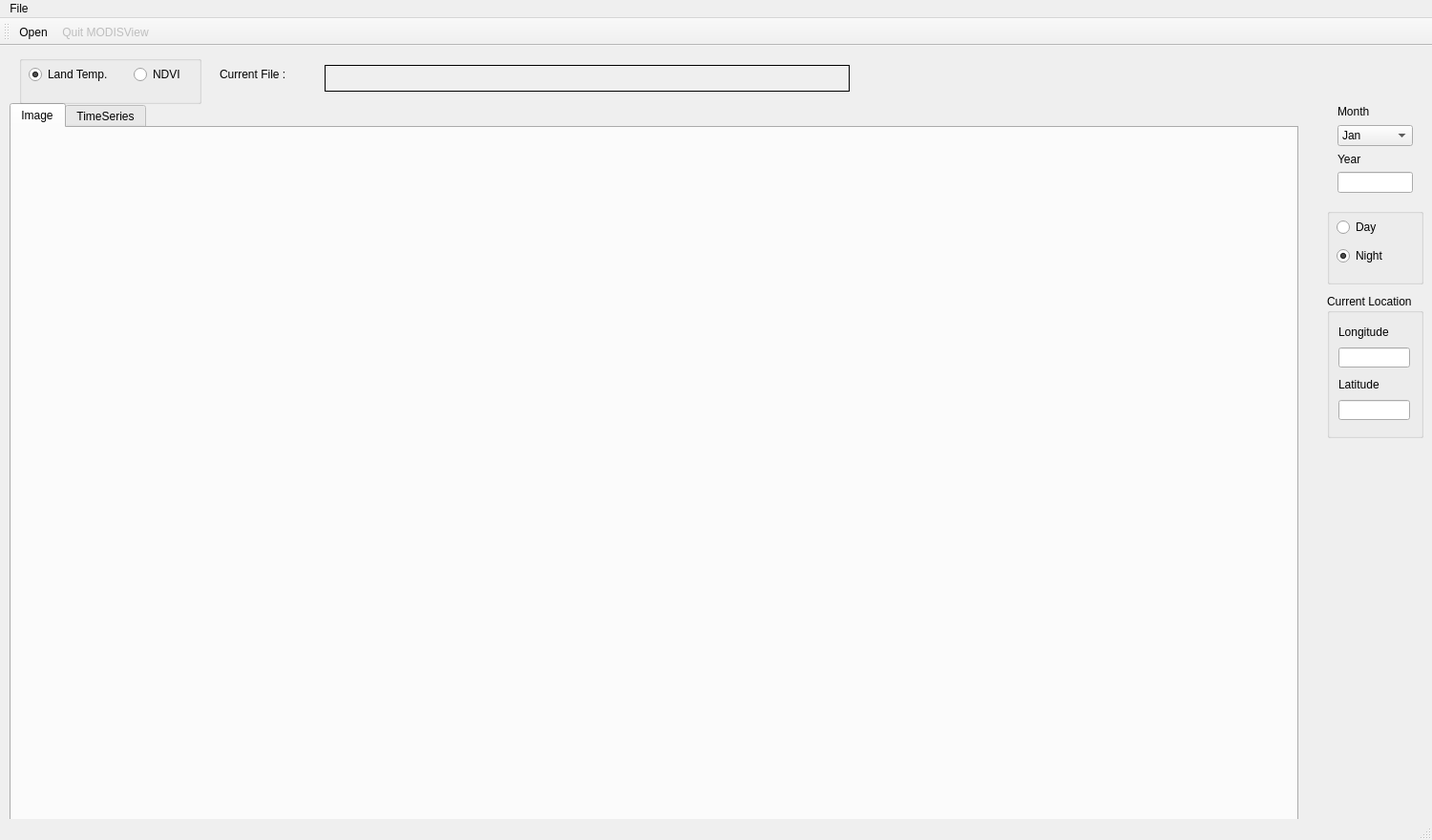
<?xml version="1.0" encoding="UTF-8"?>
<ui version="4.0">
 <class>MainWindow</class>
 <widget class="QMainWindow" name="MainWindow">
  <property name="geometry">
   <rect>
    <x>0</x>
    <y>0</y>
    <width>1500</width>
    <height>880</height>
   </rect>
  </property>
  <property name="windowTitle">
   <string>MODISView</string>
  </property>
  <widget class="QWidget" name="centralWidget">
   <widget class="QTabWidget" name="tabWidget">
    <property name="geometry">
     <rect>
      <x>10</x>
      <y>60</y>
      <width>1350</width>
      <height>760</height>
     </rect>
    </property>
    <property name="currentIndex">
     <number>0</number>
    </property>
    <widget class="QWidget" name="tab">
     <attribute name="title">
      <string>Image</string>
     </attribute>
     <widget class="imwidget" name="image_widget" native="true">
      <property name="geometry">
       <rect>
        <x>-20</x>
        <y>10</y>
        <width>1320</width>
        <height>651</height>
       </rect>
      </property>
     </widget>
    </widget>
    <widget class="QWidget" name="tab_2">
     <attribute name="title">
      <string>TimeSeries</string>
     </attribute>
     <widget class="myplotwidget" name="plot_widget" native="true">
      <property name="geometry">
       <rect>
        <x>20</x>
        <y>20</y>
        <width>941</width>
        <height>421</height>
       </rect>
      </property>
     </widget>
    </widget>
   </widget>
   <widget class="QGroupBox" name="groupBox">
    <property name="geometry">
     <rect>
      <x>1390</x>
      <y>170</y>
      <width>101</width>
      <height>80</height>
     </rect>
    </property>
    <property name="title">
     <string/>
    </property>
    <widget class="QRadioButton" name="dayButton">
     <property name="geometry">
      <rect>
       <x>10</x>
       <y>10</y>
       <width>100</width>
       <height>20</height>
      </rect>
     </property>
     <property name="text">
      <string>Day</string>
     </property>
    </widget>
    <widget class="QRadioButton" name="nightButton">
     <property name="geometry">
      <rect>
       <x>10</x>
       <y>40</y>
       <width>100</width>
       <height>20</height>
      </rect>
     </property>
     <property name="text">
      <string>Night</string>
     </property>
     <property name="checked">
      <bool>true</bool>
     </property>
    </widget>
   </widget>
   <widget class="QWidget" name="layoutWidget">
    <property name="geometry">
     <rect>
      <x>1390</x>
      <y>50</y>
      <width>101</width>
      <height>115</height>
     </rect>
    </property>
    <layout class="QVBoxLayout" name="verticalLayout">
     <item>
      <widget class="QLabel" name="label">
       <property name="text">
        <string>Month</string>
       </property>
      </widget>
     </item>
     <item>
      <widget class="QComboBox" name="month_CB">
       <item>
        <property name="text">
         <string>Jan</string>
        </property>
       </item>
       <item>
        <property name="text">
         <string>Feb</string>
        </property>
       </item>
       <item>
        <property name="text">
         <string>Mar</string>
        </property>
       </item>
       <item>
        <property name="text">
         <string>Apr</string>
        </property>
       </item>
       <item>
        <property name="text">
         <string>May</string>
        </property>
       </item>
       <item>
        <property name="text">
         <string>Jun</string>
        </property>
       </item>
       <item>
        <property name="text">
         <string>Jul</string>
        </property>
       </item>
       <item>
        <property name="text">
         <string>Aug</string>
        </property>
       </item>
       <item>
        <property name="text">
         <string>Sep</string>
        </property>
       </item>
       <item>
        <property name="text">
         <string>Oct</string>
        </property>
       </item>
       <item>
        <property name="text">
         <string>Nov</string>
        </property>
       </item>
       <item>
        <property name="text">
         <string>Dec</string>
        </property>
       </item>
      </widget>
     </item>
     <item>
      <widget class="QLabel" name="label_2">
       <property name="text">
        <string>Year</string>
       </property>
      </widget>
     </item>
     <item>
      <widget class="QLineEdit" name="yearLE"/>
     </item>
    </layout>
   </widget>
   <widget class="QGroupBox" name="groupBox_2">
    <property name="geometry">
     <rect>
      <x>20</x>
      <y>10</y>
      <width>191</width>
      <height>51</height>
     </rect>
    </property>
    <property name="title">
     <string/>
    </property>
    <widget class="QRadioButton" name="landtempRB">
     <property name="geometry">
      <rect>
       <x>10</x>
       <y>10</y>
       <width>100</width>
       <height>20</height>
      </rect>
     </property>
     <property name="text">
      <string>Land Temp.</string>
     </property>
     <property name="checked">
      <bool>true</bool>
     </property>
    </widget>
    <widget class="QRadioButton" name="radioButton_2">
     <property name="geometry">
      <rect>
       <x>120</x>
       <y>10</y>
       <width>100</width>
       <height>20</height>
      </rect>
     </property>
     <property name="text">
      <string>NDVI</string>
     </property>
    </widget>
   </widget>
   <widget class="QLabel" name="flabel">
    <property name="geometry">
     <rect>
      <x>230</x>
      <y>20</y>
      <width>91</width>
      <height>20</height>
     </rect>
    </property>
    <property name="text">
     <string>Current File : </string>
    </property>
   </widget>
   <widget class="QLabel" name="fnameLabel">
    <property name="geometry">
     <rect>
      <x>340</x>
      <y>20</y>
      <width>550</width>
      <height>28</height>
     </rect>
    </property>
    <property name="frameShape">
     <enum>QFrame::Box</enum>
    </property>
    <property name="text">
     <string/>
    </property>
   </widget>
   <widget class="QGroupBox" name="groupBox_3">
    <property name="geometry">
     <rect>
      <x>1390</x>
      <y>260</y>
      <width>101</width>
      <height>151</height>
     </rect>
    </property>
    <property name="title">
     <string>Current Location</string>
    </property>
    <widget class="QLabel" name="label_3">
     <property name="geometry">
      <rect>
       <x>12</x>
       <y>32</y>
       <width>61</width>
       <height>16</height>
      </rect>
     </property>
     <property name="text">
      <string>Longitude</string>
     </property>
    </widget>
    <widget class="QLabel" name="label_4">
     <property name="geometry">
      <rect>
       <x>12</x>
       <y>87</y>
       <width>61</width>
       <height>16</height>
      </rect>
     </property>
     <property name="text">
      <string>Latitude</string>
     </property>
    </widget>
    <widget class="QLineEdit" name="lonLE">
     <property name="geometry">
      <rect>
       <x>12</x>
       <y>56</y>
       <width>75</width>
       <height>21</height>
      </rect>
     </property>
    </widget>
    <widget class="QLineEdit" name="latLE">
     <property name="geometry">
      <rect>
       <x>12</x>
       <y>111</y>
       <width>75</width>
       <height>21</height>
      </rect>
     </property>
    </widget>
   </widget>
  </widget>
  <widget class="QMenuBar" name="menuBar">
   <property name="geometry">
    <rect>
     <x>0</x>
     <y>0</y>
     <width>1500</width>
     <height>22</height>
    </rect>
   </property>
   <widget class="QMenu" name="menuFile">
    <property name="title">
     <string>File</string>
    </property>
    <addaction name="actionOpen"/>
    <addaction name="actionExit"/>
    <addaction name="actionNew"/>
   </widget>
   <addaction name="menuFile"/>
  </widget>
  <widget class="QToolBar" name="mainToolBar">
   <attribute name="toolBarArea">
    <enum>TopToolBarArea</enum>
   </attribute>
   <attribute name="toolBarBreak">
    <bool>false</bool>
   </attribute>
   <addaction name="actionOpen"/>
   <addaction name="actionExit"/>
  </widget>
  <widget class="QStatusBar" name="statusBar"/>
  <action name="actionOpen">
   <property name="icon">
    <iconset>
     <normaloff>Open.bmp</normaloff>Open.bmp</iconset>
   </property>
   <property name="text">
    <string>Open</string>
   </property>
  </action>
  <action name="actionExit">
   <property name="checkable">
    <bool>false</bool>
   </property>
   <property name="enabled">
    <bool>false</bool>
   </property>
   <property name="text">
    <string>Quit MODISView</string>
   </property>
   <property name="visible">
    <bool>false</bool>
   </property>
   <property name="iconVisibleInMenu">
    <bool>false</bool>
   </property>
  </action>
  <action name="actionNew">
   <property name="text">
    <string>New</string>
   </property>
   <property name="visible">
    <bool>false</bool>
   </property>
  </action>
 </widget>
 <layoutdefault spacing="6" margin="11"/>
 <customwidgets>
  <customwidget>
   <class>imwidget</class>
   <extends>QWidget</extends>
   <header>imwidget.h</header>
  </customwidget>
  <customwidget>
   <class>myplotwidget</class>
   <extends>QWidget</extends>
   <header>myplotwidget.h</header>
   <container>1</container>
  </customwidget>
 </customwidgets>
 <resources>
  <include location="resources.qrc"/>
 </resources>
 <connections/>
</ui>
